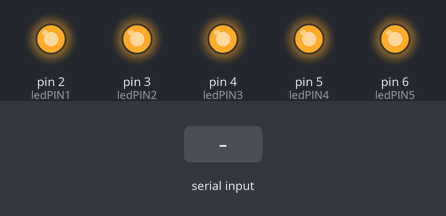
Recording of a sketch running on a simulated Arduino Uno, built with avr-gcc and run on an emulated ATmega328P. Parts: output pins drawn as LEDs (lit = HIGH). The inputs (shaded band) are chosen by the test bench.

Above: at 1.2 s.
1.3 s: "0" received over Serial
At 3.2 s:
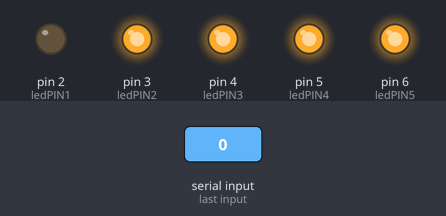
3.8 s: "1" received over Serial
At 6.2 s:
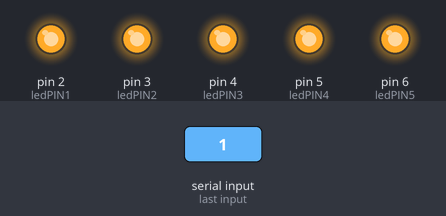
Timing chart, 0 to 7.7 s (numbered marks = the images above; inputs shaded):
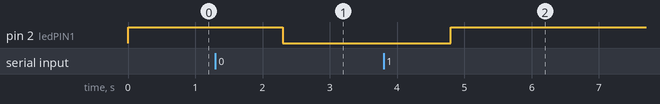

The sketch:

Ejemplo_lectura_serial_con_leds.ino
```cpp
String dedos;
String dedosAnterior = "11111";
const int ledPIN1 = 2;
const int ledPIN2 = 3;
const int ledPIN3 = 4;
const int ledPIN4 = 5;
const int ledPIN5 = 6;

void mover(int i, char a){
  if(a == '1'){
    digitalWrite(i+2 , HIGH);
  }
  if(a == '0'){
    digitalWrite(i+2 , LOW);
  }
}

void verificar(){
  for(int i=0;i<16;i++){
    if(dedos[i] != dedosAnterior[i]){
      mover(i,dedos[i]);
      dedosAnterior[i] = dedos[i];
    }
  }
}

void setup() {
  Serial.begin(9600);
  pinMode(ledPIN1 , OUTPUT);
  digitalWrite(ledPIN1 , HIGH);
  pinMode(ledPIN2 , OUTPUT);
  digitalWrite(ledPIN2 , HIGH);
  pinMode(ledPIN3 , OUTPUT);
  digitalWrite(ledPIN3 , HIGH);
  pinMode(ledPIN4 , OUTPUT);
  digitalWrite(ledPIN4 , HIGH);
  pinMode(ledPIN5 , OUTPUT);
  digitalWrite(ledPIN5 , HIGH);
}

void loop() {
  if (Serial.available()>0){
    dedos = Serial.readString();
    verificar();
  }
}
```

Measured:
- after the input at 1.3 s, pin 2 (ledPIN1): HIGH → LOW after 1.0 s
- after the input at 3.8 s, pin 2 (ledPIN1): LOW → HIGH after 1.0 s
